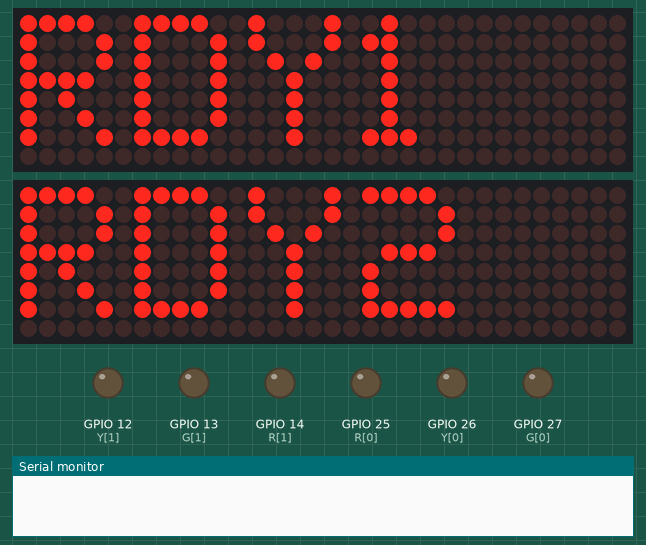
The sketch below on a simulated ESP32. Parts: 2 × 32×8 LED matrix, output pins drawn as LEDs (lit = HIGH), the last lines printed to the serial monitor. WiFi joins after 1.5 s; servers stay silent unless stated.

Above: at 0.1 s.
At 1.9 s:
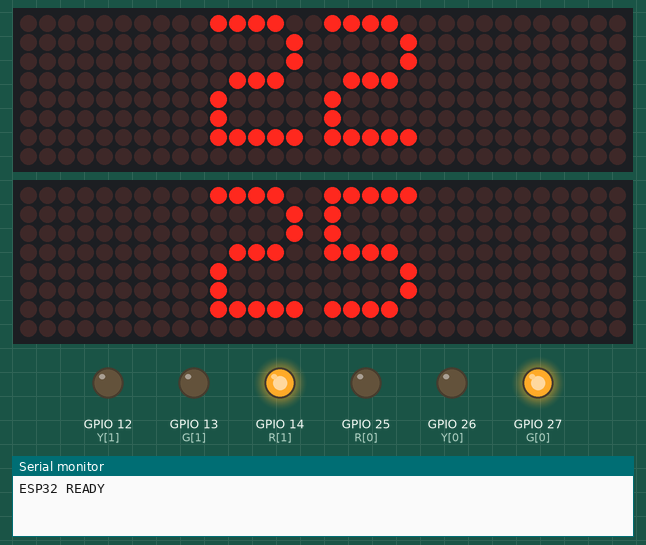
At 6.9 s:
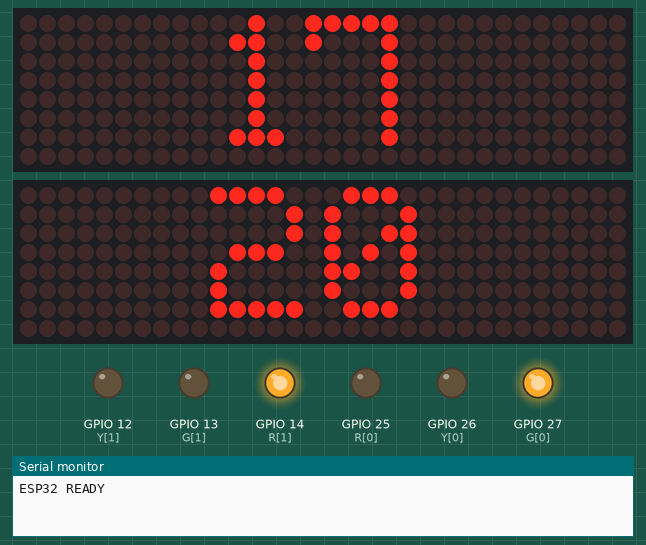
At 12.9 s:
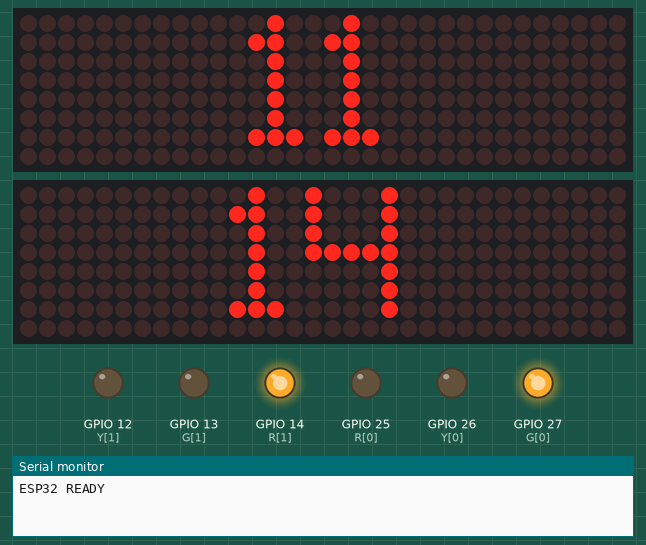
At 23.9 s:
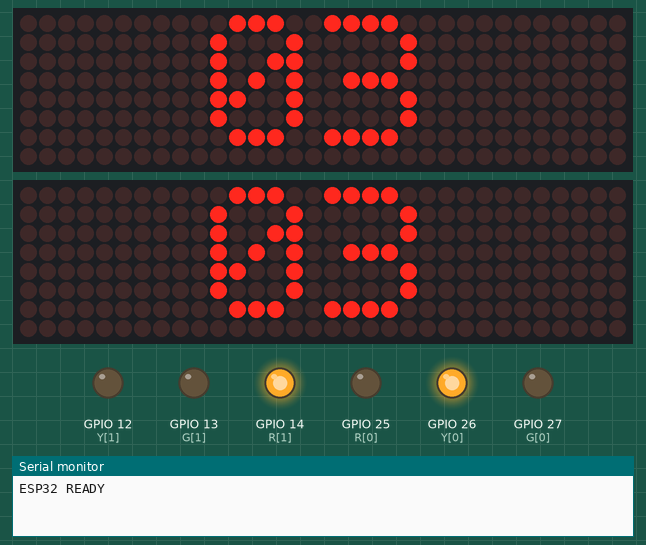
At 38.9 s:
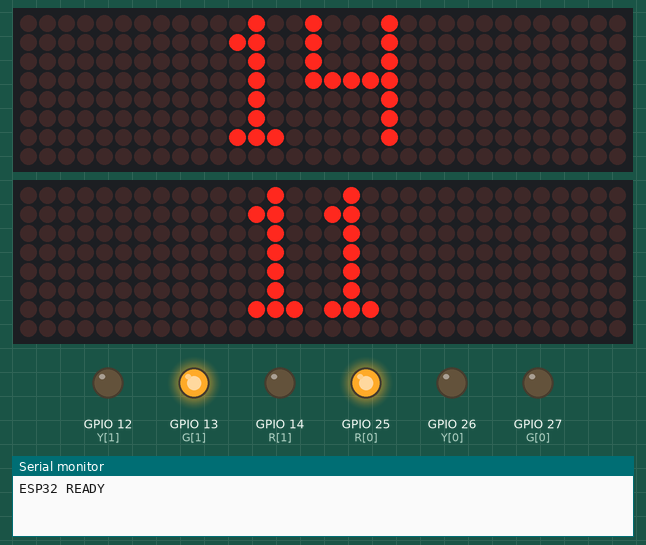
Timing chart, 0 to 40.0 s (numbered marks = the images above):
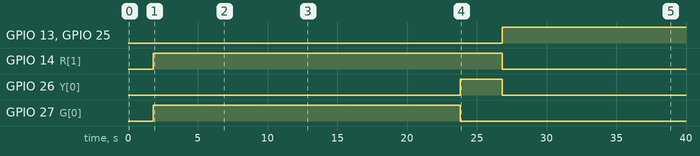

Measured:
- by itself, GPIO 13 (G[1]), GPIO 25 (R[0]): LOW → HIGH at 26.8 s
- by itself, GPIO 14 (R[1]): LOW → HIGH at 1.8 s, → LOW 25.0 s later
- by itself, GPIO 26 (Y[0]): LOW → HIGH at 23.8 s, → LOW 3.0 s later
- by itself, GPIO 27 (G[0]): LOW → HIGH at 1.8 s, → LOW 22.0 s later
- what the display in image 1 shows lasts 1.0 s, from 1.8 s to 2.8 s

The sketch:

eps32_main.ino
```cpp
// =========================
// BLYNK CONFIGURATION
// =========================
#define BLYNK_TEMPLATE_ID "TMPL6L4IqNXDy"
#define BLYNK_TEMPLATE_NAME "Hello LED"
#define BLYNK_AUTH_TOKEN "oDrb7vKDZNGLMUuGgPT7PHUfyo_McXS3"

#include <WiFi.h>
#include <WiFiClient.h>
#include <BlynkSimpleEsp32.h>

#include <MD_Parola.h>
#include <MD_MAX72xx.h>
#include <SPI.h>

// =========================
// WIFI
// =========================
char ssid[] = "THPTVINHXUAN";
char pass[] = "vx12345678";

// =========================
// LED ĐÈN GIAO THÔNG
// =========================
int R[2] = {25, 14};
int Y[2] = {26, 12};
int G[2] = {27, 13};

// =========================
// LED MATRIX
// =========================
#define HARDWARE_TYPE MD_MAX72XX::FC16_HW
#define MAX_DEVICES 4

#define DATA_PIN1  19
#define CS_PIN1    18
#define CLK_PIN1   5

#define DATA_PIN2  17
#define CS_PIN2    16
#define CLK_PIN2   4

MD_Parola display1 = MD_Parola(HARDWARE_TYPE, DATA_PIN1, CLK_PIN1, CS_PIN1, MAX_DEVICES);
MD_Parola display2 = MD_Parola(HARDWARE_TYPE, DATA_PIN2, CLK_PIN2, CS_PIN2, MAX_DEVICES);

// =========================
// BIẾN HỆ THỐNG
// =========================
int L[4] = {0, 0, 0, 0};
int P = 0;

unsigned long lastTick = 0;

int x_normal = 23;
int x_busy = 30;
int v_normal = 3;

int time1 = x_normal;
int time2 = x_normal + v_normal;

int state = 0;
bool special = false;

const int N_XE = 3;

BlynkTimer timer;

// =========================
// LED CONTROL
// =========================
void setLeds(int g1, int y1, int r1, int g2, int y2, int r2) {
  digitalWrite(G[0], g1); digitalWrite(Y[0], y1); digitalWrite(R[0], r1);
  digitalWrite(G[1], g2); digitalWrite(Y[1], y2); digitalWrite(R[1], r2);
}

void set_by_state() {
  switch (state) {
    case 0: setLeds(HIGH, LOW, LOW,  LOW, LOW, HIGH); break;
    case 1: setLeds(LOW, HIGH, LOW,  LOW, LOW, HIGH); break;
    case 2: setLeds(LOW, LOW, HIGH,  HIGH, LOW, LOW); break;
    case 3: setLeds(LOW, LOW, HIGH,  LOW, HIGH, LOW); break;
  }
}

// =========================
// HIỂN THỊ LED MATRIX
// =========================
void update_time_display() {
  char buf1[10];
  char buf2[10];

  sprintf(buf1, "%02d", time1);
  sprintf(buf2, "%02d", time2);

  display1.setTextAlignment(PA_CENTER);
  display1.print(buf1);

  display2.setTextAlignment(PA_CENTER);
  display2.print(buf2);
}

// =========================
// XỬ LÝ ƯU TIÊN
// =========================
void xu_li_dac_biet(){
  if ((P == 3 || P == 4) && state == 0){
    int tmp = min(10, time1 - 3);
    time1 -= tmp;
    time2 -= tmp;
    special = true;
  }
  else if ((P == 1 || P == 2) && state == 2){
    int tmp = min(10, time2 - 3);
    time2 -= tmp;
    time1 -= tmp;
    special = true;
  }
}

// =========================
// LOGIC ĐÈN
// =========================
void normal() {
  int l12 = L[0] + L[1];
  int l34 = L[2] + L[3];

  switch(state) {
    case 0:
      if (time1 == 0) {
        state = 1;
        time1 = 3;
        special = false;
      }
      break;

    case 1:
      if (time1 == 0) {
        state = 2;

        if (l12 < N_XE && l34 < N_XE){
          time2 = x_normal;
          time1 = x_normal + v_normal;
        }
        else if (l34 >= N_XE){
          time2 = x_busy;
          time1 = x_busy + v_normal;
        }
        else{
          time1 = x_normal;
          time2 = x_normal + v_normal;
        }
      }
      break;

    case 2:
      if (time2 == 0) {
        state = 3;
        time2 = 3;
        special = false;
      }
      break;

    case 3:
      if (time2 == 0) {
        state = 0;

        if (l12 < N_XE && l34 < N_XE){
          time1 = x_normal;
          time2 = x_normal + v_normal;
        }
        else if (l12 >= N_XE){
          time1 = x_normal;
          time2 = x_busy + v_normal;
        }
        else{
          time1 = x_normal;
          time2 = x_normal + v_normal;
        }

        Serial.println("READY");
      }
      break;
  }
}

// =========================
// GỬI BLYNK
// =========================
void sendSensor() {
  Blynk.virtualWrite(V1, time1);
  Blynk.virtualWrite(V2, time2);
  Blynk.virtualWrite(V3, L[0] + L[1]);
  Blynk.virtualWrite(V4, L[2] + L[3]);
  Blynk.virtualWrite(V5, P);

}

// =========================
// SETUP
// =========================
void setup() {
  Serial.begin(9600);
  Serial.setTimeout(10);

  for (int i = 0; i < 2; i++) {
    pinMode(R[i], OUTPUT);
    pinMode(Y[i], OUTPUT);
    pinMode(G[i], OUTPUT);
  }

  display1.begin();
  display1.setIntensity(5);
  display1.displayClear();
  display1.print("RDY1");

  display2.begin();
  display2.setIntensity(5);
  display2.displayClear();
  display2.print("RDY2");

  Blynk.begin(BLYNK_AUTH_TOKEN, ssid, pass);
  timer.setInterval(2000L, sendSensor);

  Serial.println("ESP32 READY");
}

// =========================
// LOOP
// =========================
void loop() {
  Blynk.run();
  timer.run();

  // Nhận dữ liệu từ Python
if (Serial.available() > 0) {
    String s = Serial.readStringUntil('\n');
    s.trim();
    if (s.length() > 0 && s.startsWith("L1")) {
       sscanf(s.c_str(), "L1:%d,L2:%d,L3:%d,L4:%d,P:%d", &L[0], &L[1], &L[2], &L[3], &P);
      if (!special) xu_li_dac_biet();

      if (state == 0 && !special && (L[0]+L[1] > 0) && (L[2]+L[3] == 0)) {
        time1 += 7; time2 += 7;
        special = true;
      }

      if (state == 2 && !special && (L[2]+L[3] > 0) && (L[0]+L[1] == 0)) {
        time2 += 7; time1 += 7;
        special = true;
      }
    }
  }

  update_time_display();
  set_by_state();

  if (millis() - lastTick >= 1000) {
    lastTick = millis();

    if (time1 > 0) time1--;
    if (time2 > 0) time2--;

    normal();
  }
}
```
